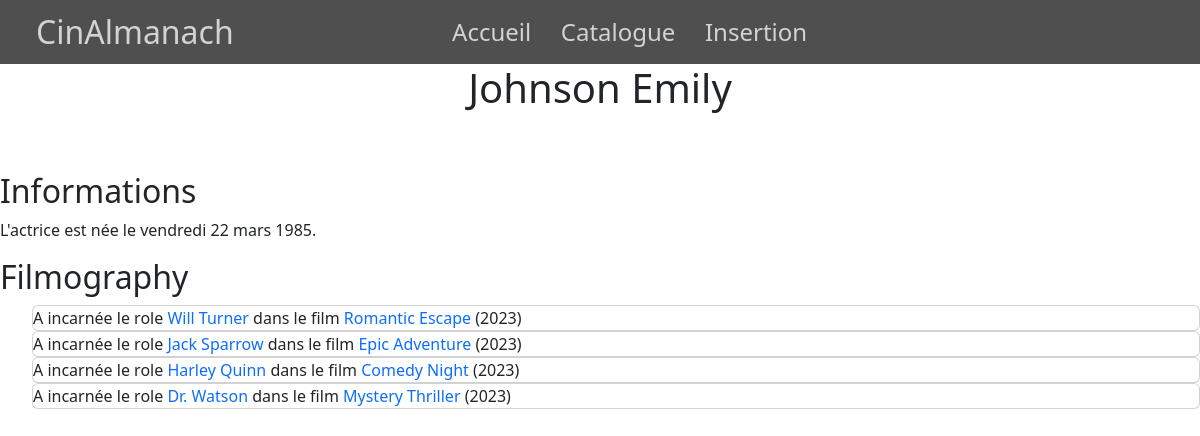
Page /index.php?action=detailActor&id=2 on the committed database.
### tables this page shows
CREATE TABLE IF NOT EXISTS `person` (
  `id_person` int NOT NULL AUTO_INCREMENT,
  `name` varchar(255) NOT NULL DEFAULT '',
  `firstname` varchar(255) NOT NULL DEFAULT '',
  `birthday` date NOT NULL,
  `genre` varchar(255) NOT NULL DEFAULT '',
  PRIMARY KEY (`id_person`)
);

CREATE TABLE IF NOT EXISTS `role` (
  `id_role` int NOT NULL AUTO_INCREMENT,
  `name` varchar(255) NOT NULL,
  PRIMARY KEY (`id_role`),
  UNIQUE KEY `name` (`name`)
);

CREATE TABLE IF NOT EXISTS `movie` (
  `id_movie` int NOT NULL AUTO_INCREMENT,
  `name` varchar(255) NOT NULL,
  `date_release` date NOT NULL,
  `duration` int NOT NULL,
  `synopsis` mediumtext NOT NULL,
  `poster` text NOT NULL,
  `rate` decimal(2,1) NOT NULL DEFAULT '0.0',
  `id_director` int NOT NULL,
  PRIMARY KEY (`id_movie`),
  KEY `FK_movie_director` (`id_director`),
  CONSTRAINT `FK_movie_director` FOREIGN KEY (`id_director`) REFERENCES `director` (`id_director`) ON DELETE CASCADE ON UPDATE CASCADE
);

### controller/ActorController.php (called while the page is built, shortened)
<?php
class ActorController {
    public function detailActor(int $id){
        $actorManager = new ActorManager();
        $actor = $actorManager->getActorDetail($id);
        $filmography = $actorManager->getRoleMovieOfActor($id);
        require "view/detail/detailActor.php";
    }
}

### model/Connect.php (called while the page is built, shortened)
<?php
abstract class Connect {
    public static function seConnecter(){
        try {
            return new \PDO(
                "mysql:host=".self::HOST.";dbname=".self::DB.";charset=UTF8", self::USER, self::PASS
            );
        } catch (\PDOException $e) {
            return $e->getMessage();
        }
    }
}
?>

### model/ActorManager.php (called while the page is built, shortened)
<?php
class ActorManager{
    private \PDO $pdo;
    public function __construct() {
        $this->pdo = Connect::seConnecter();
    }
    public function getActorDetail(int $id):array{
        $requestActor = $this->pdo->prepare("
            SELECT person.name, person.firstname , person.birthday , person.genre
            FROM person,actor
            WHERE person.id_person = actor.id_person AND id_actor = :id;
        ");
        $requestActor->bindParam(":id",$id);
        $requestActor->execute();
        return $requestActor->fetch();
    }
    public function getRoleMovieOfActor(int $id):array {
        $request = $this->pdo->prepare("
            SELECT role.name AS roleName, movie.name AS movieName, movie.id_movie , role.id_role , YEAR(movie.date_release) AS date_release
            FROM actor
            JOIN casting
            ON casting.id_actor = actor.id_actor
            JOIN role
            ON role.id_role = casting.id_role
            JOIN movie
            ON movie.id_movie = casting.id_movie
            WHERE actor.id_actor = :id
            ORDER BY movie.date_release;
        ");
        $request-> bindParam(":id",$id);
        $request->execute();
        return $request->fetchAll();
    }
}

### service/CardService.php (the view, shortened to what this page needs)
<?php
class CardService {
    public function createListFilmographyActor (array $listCasting,$genre):string{
        $htmlContent='<ul>';
        foreach ($listCasting as $key => $casting) {
            if ($genre == 'Female') {
                $incarne = "incarnée";
            }else {
                $incarne = "incarné";
            }
            $htmlContent.='<div class="card"><li>';
            $htmlContent.= 'A '.$incarne.' le role '.'<a href="./index.php?action=detailRole&id='.$casting['id_role'].'">'.$casting['roleName'].'</a> dans le film <a href="./index.php?action=detailMovie&id='.$casting['id_movie'].'">'.$casting['movieName'].'</a> ('.$casting['date_release'].') </li>' ;
            $htmlContent.='</div>';
        }
        $htmlContent.='</ul>';
        return $htmlContent;
    }
}

### view/detail/detailActor.php (shortened to what this page needs)
<?php ob_start();
$actorName = $actor['name'].' '.$actor['firstname'];
$birthday = new \DateTime($actor['birthday']);
$formatter = new \IntlDateFormatter('fr_FR', \IntlDateFormatter::FULL, \IntlDateFormatter::NONE);
$formattedBirthday = $formatter->format($birthday);
$cardService = new CardService();
?>
<div id="wrapperWithoutPicture">
    <h2>Informations</h2>
    <p>L'<?=$actor['genre']=='Female' ? "actrice" : 'acteur'?> est né<?=$actor['genre']=="Female" ? "e":""?> le <?=$formattedBirthday?>. </p>
    <?=!empty($filmography) ? "<h2>Filmography</h2>" : ""?>
    <?=$cardService->createListFilmographyActor($filmography,$actor['genre'])?>
</div>
<?php
$titleText = $actorName;
$content = ob_get_clean();
require_once "view/template.php";
?>

### view/template.php (shortened to what this page needs)
<!DOCTYPE html>
<html lang="fr">
<head>
    <link rel="stylesheet" href="https://cdn.jsdelivr.net/npm/bootstrap@5.3.2/dist/css/bootstrap.min.css">
    <link rel="stylesheet" href="public/css/style.css">
</head>
<body>
    <header>
        <div id="logo">
            <p>Cin<span>Almanach</span></p>
        </div>
        <nav>
            <ul>
                <li class="linkNav"><a href="./index.php">Accueil</a></li>
                <a href="./index.php?action=listMovies"><li>Catalogue</li></a>
                <a href="./index.php?action=createMovie"><li>Insertion</li></a>
            </ul>
        </nav>
    </header>
    <div id="content">
        <h1><?=$titleText ?></h1>
        <?=$content?>
    </div>
</body>
</html>

### public/css/style.css (style rules this page uses)
* { margin:0; padding: 0; box-sizing: 0; }
h1 { text-align: center; margin: 5%; }
header { width: 100vw; height: 8vh; position: fixed; top: 0; display: flex; align-items: center; justify-content: center; z-index: 99; background-color: rgba(49, 49, 49,0.85); color: lightgray; }
header #logo { position: absolute; left: 3%; font-size: xx-large; }
#logo p { margin-bottom: 0; }
header nav { justify-self: center; }
header nav ul { display: flex; gap : 10%; margin:0; padding: 0; }
header nav li { list-style: none; position: relative; }
header a { text-decoration: none; font-size: x-large; color: lightgray; }
header li::after { content: ''; position: absolute; width: 100%; transform: scaleX(0); height: 1px; bottom: 0; left: 0; background-color: lightgray; transform-origin: bottom right; transition: transform 0.5s ease-out; }
#content { margin-top: 8vh; }
a { text-decoration: none; }
li { list-style: none; }
#wrapperWithoutPicture { display: flex; flex-direction: column; }

### rows in the picture
person: titleText "Johnson Emily", birthday "vendredi 22 mars 1985", genre "incarnée"
role: name "Will Turner", movie.name "Romantic Escape", date_release "2023"
role: name "Jack Sparrow", movie.name "Epic Adventure", date_release "2023"
role: name "Harley Quinn", movie.name "Comedy Night", date_release "2023"
role: name "Dr. Watson", movie.name "Mystery Thriller", date_release "2023"
